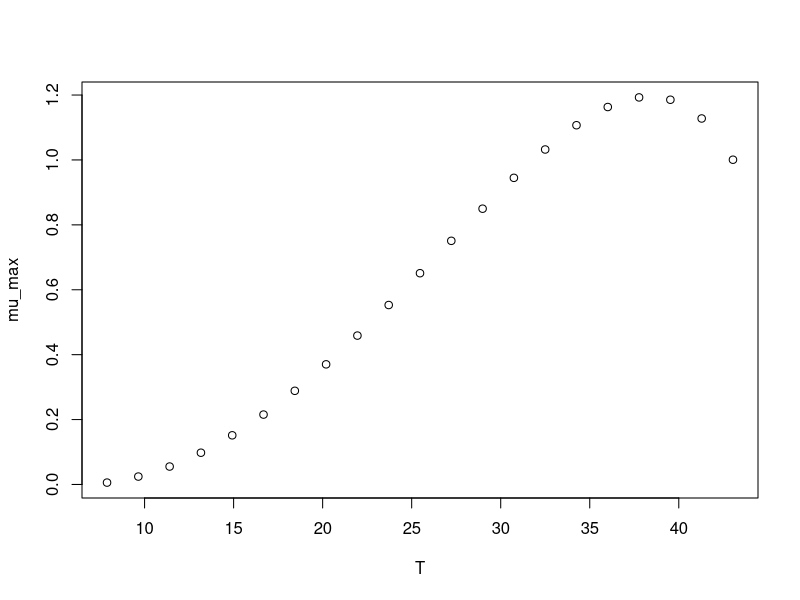

R code for this plot:
#############################
# start of Parameter script
#############################
T <- seq(7.89210789210789,43.043,length.out=21)
#############################
# end of Parameter script
#############################
############################# 
# start of Model script Gropin ID 1165 
#############################
 
# constant coefficients for this model
 
variables <- data.frame(T)
argumentsPar <- expand.grid(variables)
 
# heart of the model
response_surface <- function(T) {
   mumax <-(1.195*(T-47.97)*((T-6.24)^2))/(((38.37-6.24)*(T-38.37)-(38.37-47.97)*(38.37+6.24-2*T))*(38.37-6.24))

return(mumax=mumax)
} 

# output parameters
mumax <- cbind(argumentsPar,response_surface(argumentsPar['T']))
colnames(mumax) <- c(colnames(argumentsPar),'mumax')
#############################
# End of Model script
#############################
############################# 
# start of Visualisation script Gropin ID 1165 
#############################
plot(T,mumax$mumax,
                          xlab='T',
                          ylab='mu_max')
#############################
# End of Visualisation script
#############################
